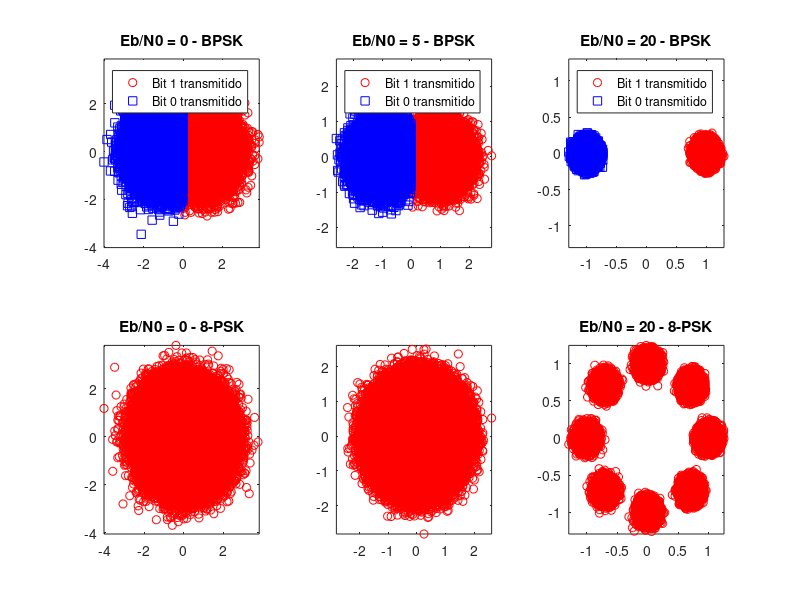

Write MATLAB code to recreate this figure. (Note: this script raises an error after producing the figure.)
% Parâmetros
EbN0_dB = [0, 5, 20];                                       % Eb/N0 de entrada

Ns = 10^5;                                                  % Número de símbolos simulados

M = [2 8];                                                 % Número de símbolo da modulação

% Sinal BPSK gerado pela função pskmod
bits2 = randi([0 M(1)-1],Ns,1);
txSig = pskmod(bits2,M(1));

rxSig1 = awgn(txSig,EbN0_dB(1));
rxSig2 = awgn(txSig,EbN0_dB(2));
rxSig3 = awgn(txSig,EbN0_dB(3));

% Sinal BPSK gerado pela função pskmod
bits8 = randi([0 M(2)-1],Ns,1);
txSig = pskmod(bits8,M(2));

rxSig4 = awgn(txSig,EbN0_dB(1));
rxSig5 = awgn(txSig,EbN0_dB(2));
rxSig6 = awgn(txSig,EbN0_dB(3));

% Gráficos
% BPSK
fig=figure;
subplot(2,3,1);
plot(rxSig1(find(real(rxSig1)>0)),'ro');
hold on;
plot(rxSig1(find(real(rxSig1)<=0)),'bs')
title('Eb/N0 = 0 - BPSK');
legend('Bit 1 transmitido','Bit 0 transmitido');
minAx = min([real(rxSig1)' imag(rxSig1)']);
maxAx = max([real(rxSig1)' imag(rxSig1)']);
axis([minAx maxAx minAx maxAx]);

subplot(2,3,2);
plot(rxSig2(find(real(rxSig2)>0)),'ro');
hold on;
plot(rxSig2(find(real(rxSig2)<=0)),'bs')
title('Eb/N0 = 5 - BPSK');
legend('Bit 1 transmitido','Bit 0 transmitido');
minAx = min([real(rxSig2)' imag(rxSig2)']);
maxAx = max([real(rxSig2)' imag(rxSig2)']);
axis([minAx maxAx minAx maxAx]);

subplot(2,3,3);
plot(rxSig3(find(real(rxSig3)>0)),'ro');
hold on;
plot(rxSig3(find(real(rxSig3)<=0)),'bs')
title('Eb/N0 = 20 - BPSK');
legend('Bit 1 transmitido','Bit 0 transmitido');
minAx = min([real(rxSig3)' imag(rxSig3)']);
maxAx = max([real(rxSig3)' imag(rxSig3)']);
axis([minAx maxAx minAx maxAx]);


%8-PSK
subplot(2,3,4);
plot(rxSig4,'ro');
title('Eb/N0 = 0 - 8-PSK');
%legend('Bit 1 transmitido','Bit 0 transmitido');
minAx = min([real(rxSig4)' imag(rxSig4)']);
maxAx = max([real(rxSig4)' imag(rxSig4)']);
axis([minAx maxAx minAx maxAx]);

subplot(2,3,5);
plot(rxSig5,'ro');
hold on;
%legend('Bit 1 transmitido','Bit 0 transmitido');
minAx = min([real(rxSig5)' imag(rxSig5)']);
maxAx = max([real(rxSig5)' imag(rxSig5)']);
axis([minAx maxAx minAx maxAx]);


subplot(2,3,6);
plot(rxSig6,'ro');
title('Eb/N0 = 20 - 8-PSK');
%legend('Bit 1 transmitido','Bit 0 transmitido');
minAx = min([real(rxSig6)' imag(rxSig6)']);
maxAx = max([real(rxSig6)' imag(rxSig6)']);
axis([minAx maxAx minAx maxAx]);

fig.PaperUnits = 'inches';
fig.PaperPosition = [0 0 10 10];